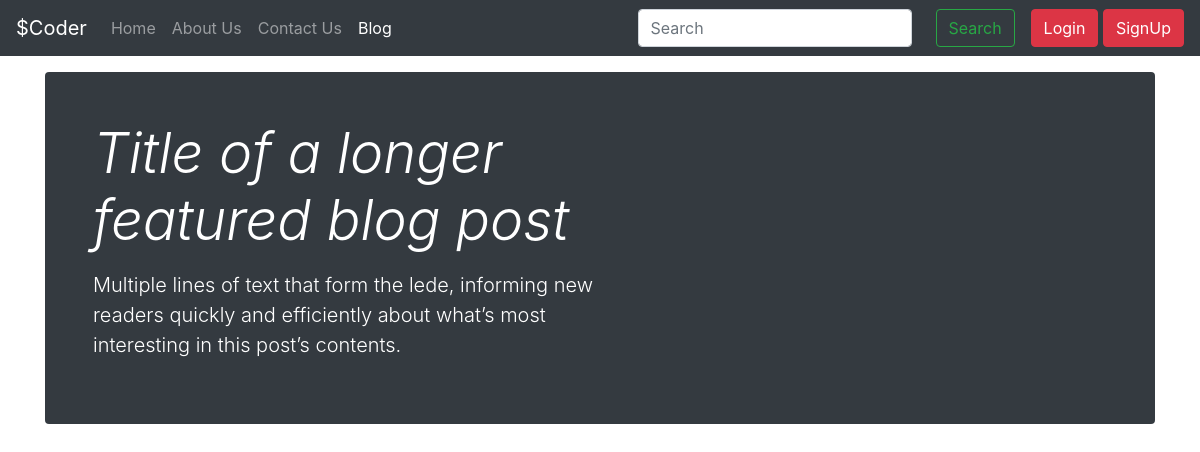
Before: /blog/ with the older database file.
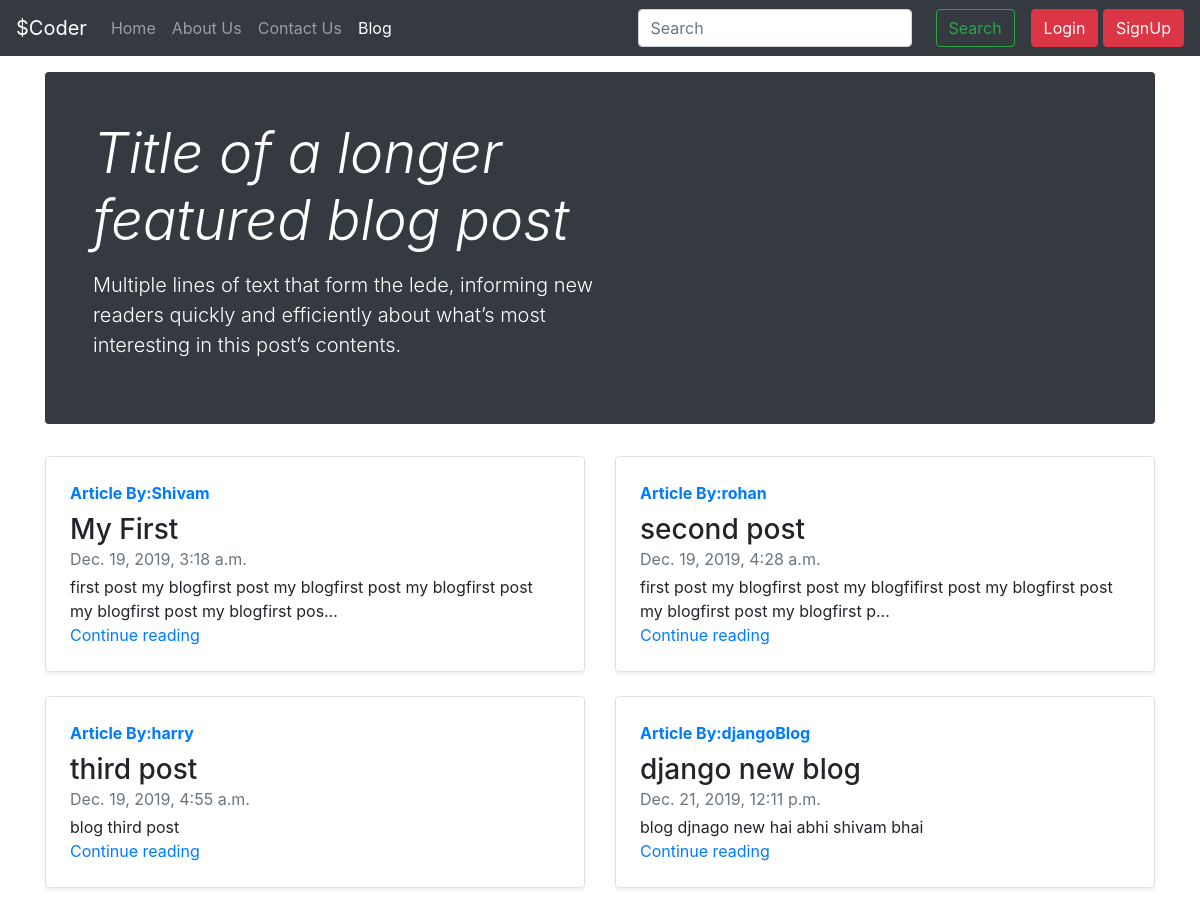
After: the same page with the newer database file.
### blog/models.py (models this page shows, shortened)
class POST(models.Model):
    sno = models.AutoField(primary_key=True)
    title = models.CharField(max_length=100)
    content = models.CharField(max_length=1000)
    author = models.CharField(max_length=20)
    slug = models.CharField(max_length=120)
    timeStamp = models.DateTimeField(blank=True)

### blog/views.py (the view)
# urls.py: path('', views.blogHome, name='blog/blogHome.html'),
def blogHome(request):
    allpost = POST.objects.all()
    context = {"allpost": allpost}
    return render(request, 'blog/bloghome.html', context)

### templates/blog/bloghome.html (shortened to what this page needs)
{% extends 'base.html' %}
{% block blogactive %} active  {% endblock blogactive %}
{% block body %}
<div class="container my-3 ">
<div class="jumbotron p-4 p-md-5 text-white rounded bg-dark">
    <div class="col-md-6 px-0">
      <h1 class="display-4 font-italic">Title of a longer featured blog post</h1>
      <p class="lead my-3">Multiple lines of text that form the lede, informing new readers quickly and efficiently about what’s most interesting in this post’s contents.</p>
    </div>
  </div>
 </div>
 <div class="container">
        <div class="row mb-2">
         {% for post in allpost %}
                <div class="col-md-6">
                  <div class="row no-gutters border rounded overflow-hidden flex-md-row mb-4 shadow-sm h-md-250 position-relative">
                    <div class="col p-4 d-flex flex-column position-static">
                      <strong class="d-inline-block mb-2 text-primary">Article By:{{post.author}}</strong>
                      <h3 class="mb-0">{{post.title}}</h3>
                      <div class="mb-1 text-muted">{{post.timeStamp}}</div>
                      <p class="card-text mb-auto">{{post.content | truncatechars:100}}</p>
                      <a href="/blog/{{post.slug}}" class="stretched-link">Continue reading</a>
                    </div>
                  </div>
                </div>
        {% endfor %}
 </div>
{% endblock body %}

### templates/base.html (shortened to what this page needs)
<!doctype html>
<html lang="en">
<head>
  <link rel="stylesheet" href="https://stackpath.bootstrapcdn.com/bootstrap/4.3.1/css/bootstrap.min.css"
>
</head>
<body>
  <nav class="navbar navbar-expand-lg navbar-dark bg-dark">
    <a class="navbar-brand" href="/">$Coder</a>
    <div class="collapse navbar-collapse" id="navbarSupportedContent">
      <ul class="navbar-nav mr-auto">
        <li class="nav-item {% block homeactive %} {% endblock homeactive %}">
          <a class="nav-link" href="/">Home <span class="sr-only">(current)</span></a>
        </li>
        <li class="nav-item  {% block aboutactive %} {% endblock aboutactive %}">
          <a class="nav-link" href="/about">About Us</a>
        </li>
        <li class="nav-item  {% block contactactive %} {% endblock contactactive %}">
          <a class="nav-link" href="/contact">Contact Us</a>
        </li>
        <li class="nav-item  {% block blogactive %} {% endblock blogactive %}">
          <a class="nav-link" href="/blog">Blog</a>
        </li>
      </ul>
      <form method="get" action="/search" class="form-inline my-2 my-lg-0">
        <input class="form-control mr-sm-2" type="search" placeholder="Search" aria-label="Search" name="query"
          id="query">
        <button class="btn btn-outline-success my-2 my-sm-0 mx-3" type="submit">Search</button>
    {% if user.is_authenticate %}
     Welcome User{{request.user}}
      {% else %}
        <div>
          <button type="button" class="btn btn-danger" data-toggle="modal" data-target="#loginModal">Login</button>
          <button type="button" class="btn btn-danger" data-toggle="modal" data-target="#signupModal">SignUp</button>
          {% endif %}
        </div>
      </form>
  </nav>
  {% block body %}
  {% endblock body %}
</body>
</html>

Changed rows visible on the page:
added POST: author "Shivam", title "My First", timeStamp "Dec. 19, 2019, 3:18 a.m.", content "first post my blogfirst post my blogfirst post my blogfirst post my blogfirst post my blogfirst pos…"
added POST: author "rohan", title "second post", timeStamp "Dec. 19, 2019, 4:28 a.m.", content "first post my blogfirst post my blogfifirst post my blogfirst post my blogfirst post my blogfirst p…"
added POST: author "harry", title "third post", timeStamp "Dec. 19, 2019, 4:55 a.m.", content "blog third post"
added POST: author "djangoBlog", title "django new blog", timeStamp "Dec. 21, 2019, 12:11 p.m.", content "blog djnago new hai abhi shivam bhai"
